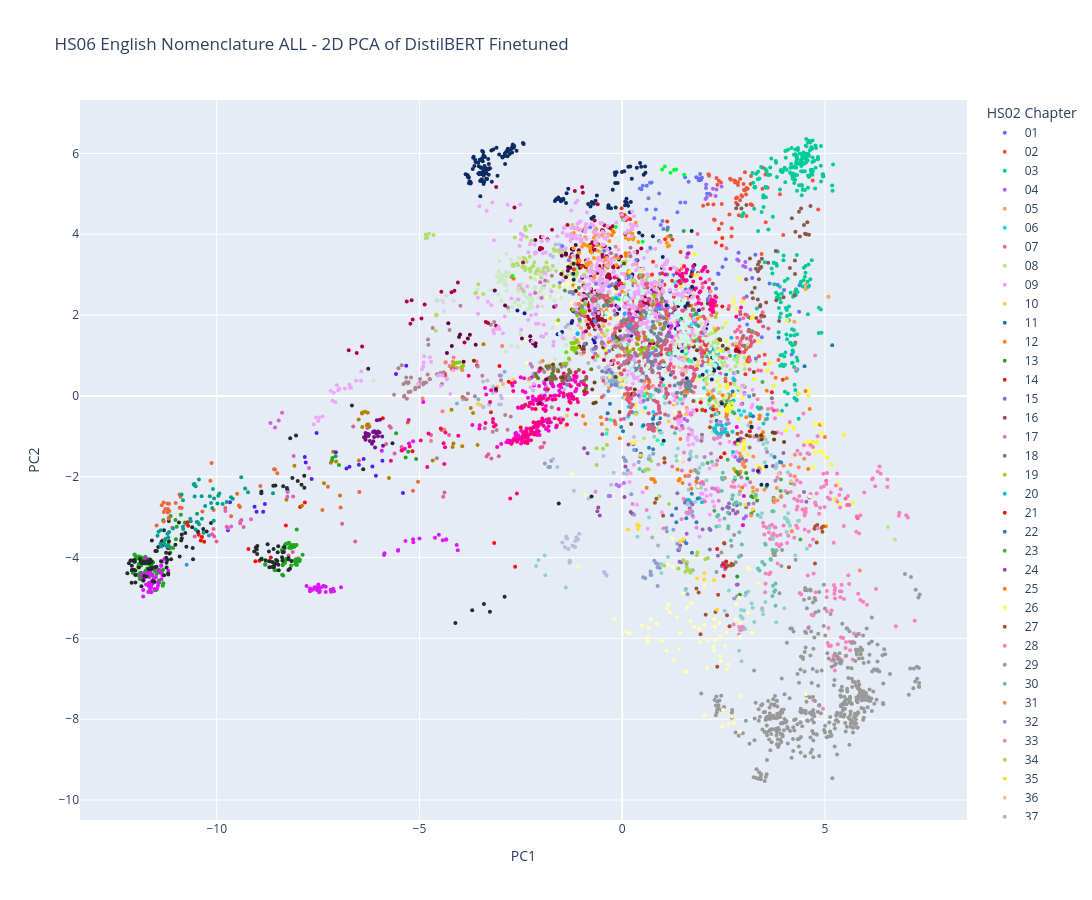

The notebook cell this image was saved under:
### Markdown cell above
Viz embeddings with PCA

Using nomenclature based PCA

### Code cell
title = "HS06 English Nomenclature ALL - 2D PCA of DistilBERT Finetuned"
legend_title="HS02 Chapter"
html_output_file="emb_hs06_nomen_finetuned_pca_nomen_all_2d.html"

fig_pca_2d, _, pca_nomen_2d = pca_viz_embs(
    embeds_full_eng, labels_full_eng,
    n_componets=2,
    title=title,
    legend_title=legend_title,
    html_output_file=html_output_file,
    filter_labels=None,
    label2color=colors_all
)

fig_pca_2d.show()
